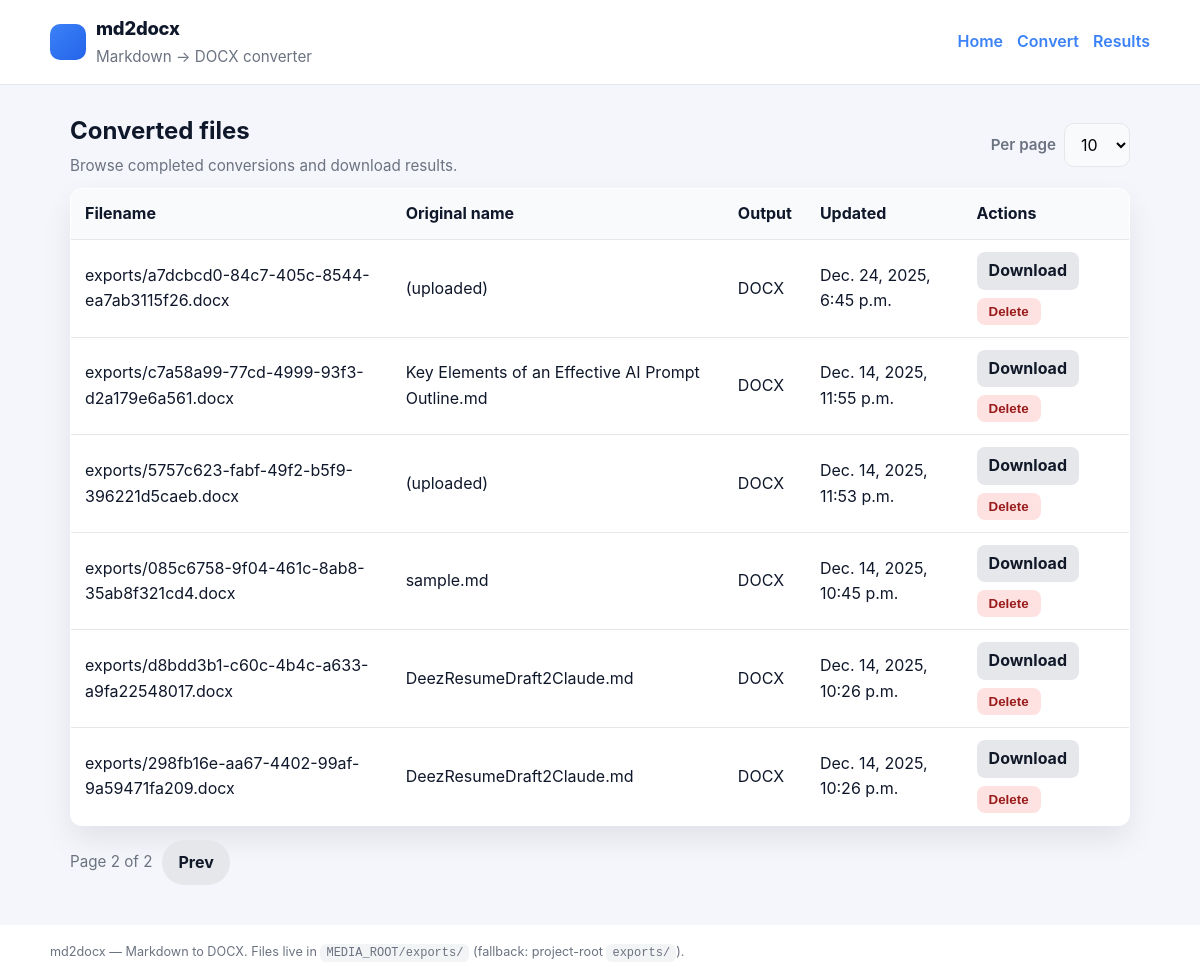
The page /md2docx/list/?page=2&per_page=10 on the database its author committed.
### md2docx/models.py (models this page shows, shortened)
class ConversionTask(models.Model):
	STATUS_PENDING = 'pending'
	STATUS_PROCESSING = 'processing'
	STATUS_DONE = 'done'
	STATUS_FAILED = 'failed'
	STATUS_CHOICES = [
		(STATUS_PENDING, 'Pending'),
		(STATUS_PROCESSING, 'Processing'),
		(STATUS_DONE, 'Done'),
		(STATUS_FAILED, 'Failed'),
	]
	id = models.UUIDField(primary_key=True, default=uuid.uuid4, editable=False)
	input_markdown = models.TextField(blank=True)
	status = models.CharField(max_length=20, choices=STATUS_CHOICES, default=STATUS_PENDING)
	result_file = models.FileField(upload_to='exports/', null=True, blank=True)
	error_message = models.TextField(blank=True)
	original_filename = models.CharField(max_length=255, blank=True)
	output_format = models.CharField(max_length=32, default='docx')
	progress = models.IntegerField(default=0)
	created_at = models.DateTimeField(auto_now_add=True)
	updated_at = models.DateTimeField(auto_now=True)

### md2docx/views_list_and_api.py (the view)
# urls.py: path("list/", views.list_conversions, name="list"),
def list_conversions(request):
    per_page = int(request.GET.get('per_page', 10))
    if per_page not in (10, 25, 50):
        per_page = 10
    page = int(request.GET.get('page', 1))
    qs = ConversionTask.objects.filter(status=ConversionTask.STATUS_DONE).order_by('-updated_at')
    paginator = Paginator(qs, per_page)
    page_obj = paginator.get_page(page)
    return render(request, 'md2docx/list.html', {'page_obj': page_obj, 'per_page': per_page})

### md2docx/templates/md2docx/list.html (shortened to what this page needs)
{% extends "md2docx/base.html" %}
{% block content %}
  <div class="flex-between" style="gap:12px; margin-bottom:10px;">
    <div>
      <h2 style="margin:0 0 4px;">Converted files</h2>
      <p class="muted" style="margin:0;">Browse completed conversions and download results.</p>
    </div>
    <form method="get" style="display:flex; align-items:center; gap:8px;">
      <label class="muted" style="margin:0;">Per page</label>
      <select name="per_page" onchange="this.form.submit()" style="width:auto;">
        <option value="10" {% if per_page == 10 %}selected{% endif %}>10</option>
      </select>
    </form>
  </div>
  <table class="table">
    <thead>
      <tr>
        <th>Filename</th>
        <th>Original name</th>
        <th>Output</th>
        <th>Updated</th>
        <th>Actions</th>
      </tr>
    </thead>
    <tbody>
      {% for task in page_obj.object_list %}
      <tr>
        <td>{{ task.result_file.name|default:"(none)" }}</td>
        <td>{{ task.original_filename|default:"(uploaded)" }}</td>
  <td>{{ task.output_format|default:"docx"|upper }}</td>
        <td>{{ task.updated_at }}</td>
        <td>
          <div style="display:flex; gap:8px; align-items:center; flex-wrap:wrap;">
            <a class="btn btn-secondary" style="padding:6px 12px; border-radius:8px;" href="{% url 'md2docx:download' task.id %}">Download</a>
            <form method="post" action="{% url 'md2docx:delete' task.id %}" style="margin:0;">
              <button class="btn" type="submit" style="padding:6px 12px; border-radius:8px; background:#fee2e2; color:#991b1b;">Delete</button>
            </form>
          </div>
        </td>
      </tr>
      {% empty %}
      <tr><td colspan="4" class="muted" style="text-align:center; padding:16px;">No converted files found.</td></tr>
      {% endfor %}
    </tbody>
  </table>
  <div class="pagination">
    <span class="muted">Page {{ page_obj.number }} of {{ page_obj.paginator.num_pages }}</span>
    {% if page_obj.has_previous %}
      <a class="btn btn-secondary" href="?page={{ page_obj.previous_page_number }}&per_page={{ per_page }}">Prev</a>
    {% endif %}
  </div>
{% endblock %}

### md2docx/templates/md2docx/base.html (style rules this page uses)
:root { --bg: #f4f6fb; --surface: #ffffff; --primary: #3b82f6; --primary-dark: #2563eb; --muted: #6b7280; --border: #e5e7eb; --radius: 12px; --shadow: 0 14px 30px rgba(0,0,0,0.08); }
* { box-sizing: border-box; }
body { margin: 0; padding: 0; font-family: "Inter", system-ui, -apple-system, "Segoe UI", Roboto, "Helvetica Neue", Arial, sans-serif; background: var(--bg); color: #0f172a; line-height: 1.6; }
a { color: var(--primary); text-decoration: none; }
.flex-between { display: flex; align-items: center; justify-content: space-between; gap: 16px; flex-wrap: wrap; }
.muted { color: var(--muted); font-size: 0.95rem; }
label { font-weight: 600; display: block; margin-bottom: 6px; }
input[type="text"], input[type="file"], textarea, select { width: 100%; font: inherit; padding: 10px 12px; border-radius: 10px; border: 1px solid var(--border); background: #f9fafb; }
.btn { display: inline-flex; align-items: center; gap: 8px; border: none; border-radius: 999px; padding: 10px 16px; font-weight: 700; cursor: pointer; transition: transform 80ms ease, box-shadow 120ms ease; }
.btn-secondary { background: #e5e7eb; color: #111827; }
.table { width:100%; border-collapse: collapse; background: var(--surface); border:1px solid var(--border); border-radius: var(--radius); overflow:hidden; box-shadow: var(--shadow); }
.table th, .table td { padding: 12px 14px; text-align: left; }
.table thead { background:#f8fafc; border-bottom:1px solid var(--border); }
.table tr + tr { border-top:1px solid var(--border); }
.pagination { display:flex; gap:10px; align-items:center; margin-top:14px; }

### rows shown on the page
ConversionTask: result_file.name "exports/a7dcbcd0-84c7-405c-8544-ea7ab3115f26.docx", original_filename "(uploaded)", output_format "DOCX", updated_at "Dec. 24, 2025, 6:45 p.m."
ConversionTask: result_file.name "exports/c7a58a99-77cd-4999-93f3-d2a179e6a561.docx", original_filename "Key Elements of an Effective AI Prompt Outline.md", output_format "DOCX", updated_at "Dec. 14, 2025, 11:55 p.m."
ConversionTask: result_file.name "exports/5757c623-fabf-49f2-b5f9-396221d5caeb.docx", original_filename "(uploaded)", output_format "DOCX", updated_at "Dec. 14, 2025, 11:53 p.m."
ConversionTask: result_file.name "exports/085c6758-9f04-461c-8ab8-35ab8f321cd4.docx", original_filename "sample.md", output_format "DOCX", updated_at "Dec. 14, 2025, 10:45 p.m."
ConversionTask: result_file.name "exports/d8bdd3b1-c60c-4b4c-a633-a9fa22548017.docx", original_filename "DeezResumeDraft2Claude.md", output_format "DOCX", updated_at "Dec. 14, 2025, 10:26 p.m."
ConversionTask: result_file.name "exports/298fb16e-aa67-4402-99af-9a59471fa209.docx", original_filename "DeezResumeDraft2Claude.md", output_format "DOCX", updated_at "Dec. 14, 2025, 10:26 p.m."

### other values the page prints
{{ page_obj.number }} "2"
{{ page_obj.paginator.num_pages }} "2"
